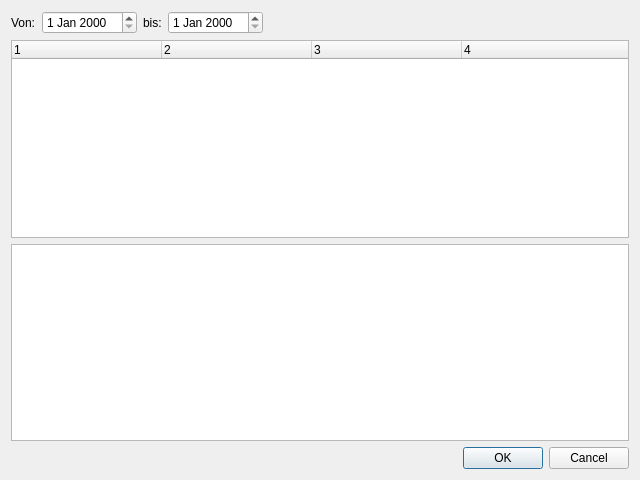
<?xml version="1.0" encoding="UTF-8"?>
<ui version="4.0">
 <class>ReportDlg</class>
 <widget class="QDialog" name="ReportDlg">
  <property name="geometry">
   <rect>
    <x>0</x>
    <y>0</y>
    <width>640</width>
    <height>480</height>
   </rect>
  </property>
  <property name="windowTitle">
   <string>Übersicht</string>
  </property>
  <layout class="QVBoxLayout" name="verticalLayout_2">
   <item>
    <layout class="QVBoxLayout" name="verticalLayout">
     <item>
      <layout class="QHBoxLayout" name="horizontalLayout_2">
       <item>
        <widget class="QLabel" name="label">
         <property name="text">
          <string>Von:</string>
         </property>
        </widget>
       </item>
       <item>
        <widget class="QDateEdit" name="deDateStart"/>
       </item>
       <item>
        <widget class="QLabel" name="label_2">
         <property name="text">
          <string>bis:</string>
         </property>
        </widget>
       </item>
       <item>
        <widget class="QDateEdit" name="deDateEnd"/>
       </item>
       <item>
        <spacer name="horizontalSpacer_2">
         <property name="orientation">
          <enum>Qt::Horizontal</enum>
         </property>
         <property name="sizeHint" stdset="0">
          <size>
           <width>40</width>
           <height>20</height>
          </size>
         </property>
        </spacer>
       </item>
      </layout>
     </item>
     <item>
      <widget class="QTreeWidget" name="twOverview">
       <property name="columnCount">
        <number>4</number>
       </property>
       <attribute name="headerDefaultSectionSize">
        <number>150</number>
       </attribute>
       <column>
        <property name="text">
         <string notr="true">1</string>
        </property>
       </column>
       <column>
        <property name="text">
         <string notr="true">2</string>
        </property>
       </column>
       <column>
        <property name="text">
         <string notr="true">3</string>
        </property>
       </column>
       <column>
        <property name="text">
         <string notr="true">4</string>
        </property>
       </column>
      </widget>
     </item>
     <item>
      <widget class="QTextEdit" name="teSummery"/>
     </item>
    </layout>
   </item>
   <item>
    <widget class="QDialogButtonBox" name="buttonBox">
     <property name="orientation">
      <enum>Qt::Horizontal</enum>
     </property>
     <property name="standardButtons">
      <set>QDialogButtonBox::Cancel|QDialogButtonBox::Ok</set>
     </property>
    </widget>
   </item>
  </layout>
 </widget>
 <resources/>
 <connections>
  <connection>
   <sender>buttonBox</sender>
   <signal>accepted()</signal>
   <receiver>ReportDlg</receiver>
   <slot>accept()</slot>
   <hints>
    <hint type="sourcelabel">
     <x>248</x>
     <y>254</y>
    </hint>
    <hint type="destinationlabel">
     <x>157</x>
     <y>274</y>
    </hint>
   </hints>
  </connection>
  <connection>
   <sender>buttonBox</sender>
   <signal>rejected()</signal>
   <receiver>ReportDlg</receiver>
   <slot>reject()</slot>
   <hints>
    <hint type="sourcelabel">
     <x>316</x>
     <y>260</y>
    </hint>
    <hint type="destinationlabel">
     <x>286</x>
     <y>274</y>
    </hint>
   </hints>
  </connection>
 </connections>
</ui>
